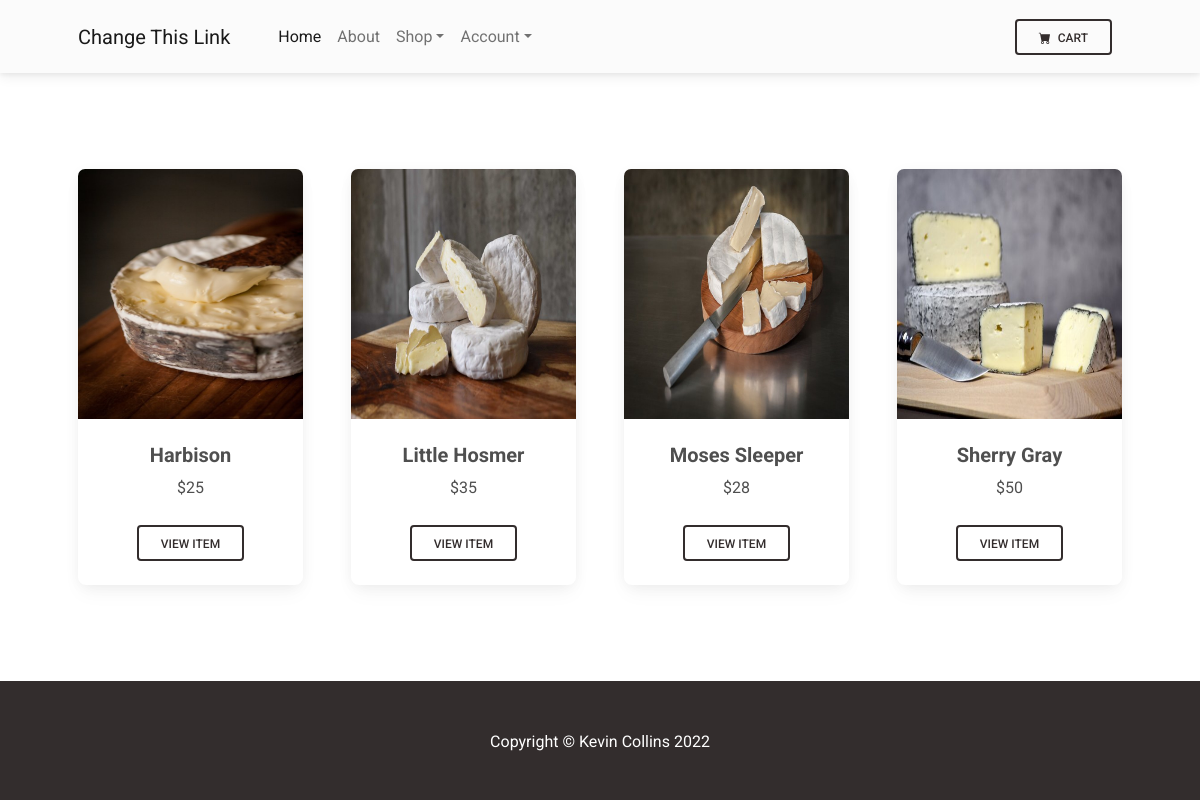
Page /category/1 on the committed database.
### shop/models.py (models this page shows)
class Item(models.Model):
    created_at = models.DateTimeField(auto_now=True)
    updated_at = models.DateTimeField(auto_now_add=True)
    user = models.ForeignKey(User, on_delete=models.CASCADE, default=None)
    title = models.CharField(max_length=100)
    description = models.TextField(blank=True, max_length=500)
    price = models.IntegerField(default=1, validators=[MinValueValidator(1)])
    categories = models.ManyToManyField('Category', blank=True, related_name='items')
    image = models.ImageField(upload_to='images', blank=True)

### shop/views.py (the view)
# urls.py: path("category/<int:category_id>", views.CategoryItemsView.as_view(), name="category"),
class CategoryItemsView(ListView):
   model = Item
   template_name = "shop/category_items.html"
   context_object_name = "items"
   def get_queryset(self):
       return Item.objects.filter(categories=self.kwargs["category_id"])
   def get_context_data(self):
       context = super().get_context_data()
       category_id = self.kwargs["category_id"]
       category = Category.objects.get(id=category_id)
       context['category'] = category
       return context

### shop/templates/shop/category_items.html (shortened to what this page needs)
{% extends "shop/layout.html" %}
{% load static %}
{% block main %}
<section class="py-5">
    <div class="container px-4 px-lg-5 mt-5">
        <div class="row gx-4 gx-lg-5 row-cols-2 row-cols-md-3 row-cols-xl-4 justify-content-center">
            {% for item in items %}
            <div class="col mb-5">
                <div class="card h-100">
                    <img class="card-img-top" src="{{item.image.url}}" alt="..." style="height:250px"/>
                    <div class="card-body p-4">
                        <div class="text-center">
                            <h5 class="fw-bolder">{{item.title}}</h5>
                            ${{item.price}}
                        </div>
                    </div>
                    <div class="card-footer p-4 pt-0 border-top-0 bg-transparent">
                        <div class="text-center"><a class="btn btn-outline-dark mt-auto" href="{% url 'item' item.id %}">View Item</a></div>
                    </div>
                </div>
            </div>
            {% endfor %}
</section>
{% endblock %}

### rows in the picture
Item: image (picture), title "Harbison", price "25"
Item: image (picture), title "Little Hosmer", price "35"
Item: image (picture), title "Moses Sleeper", price "28"
Item: image (picture), title "Sherry Gray", price "50"
